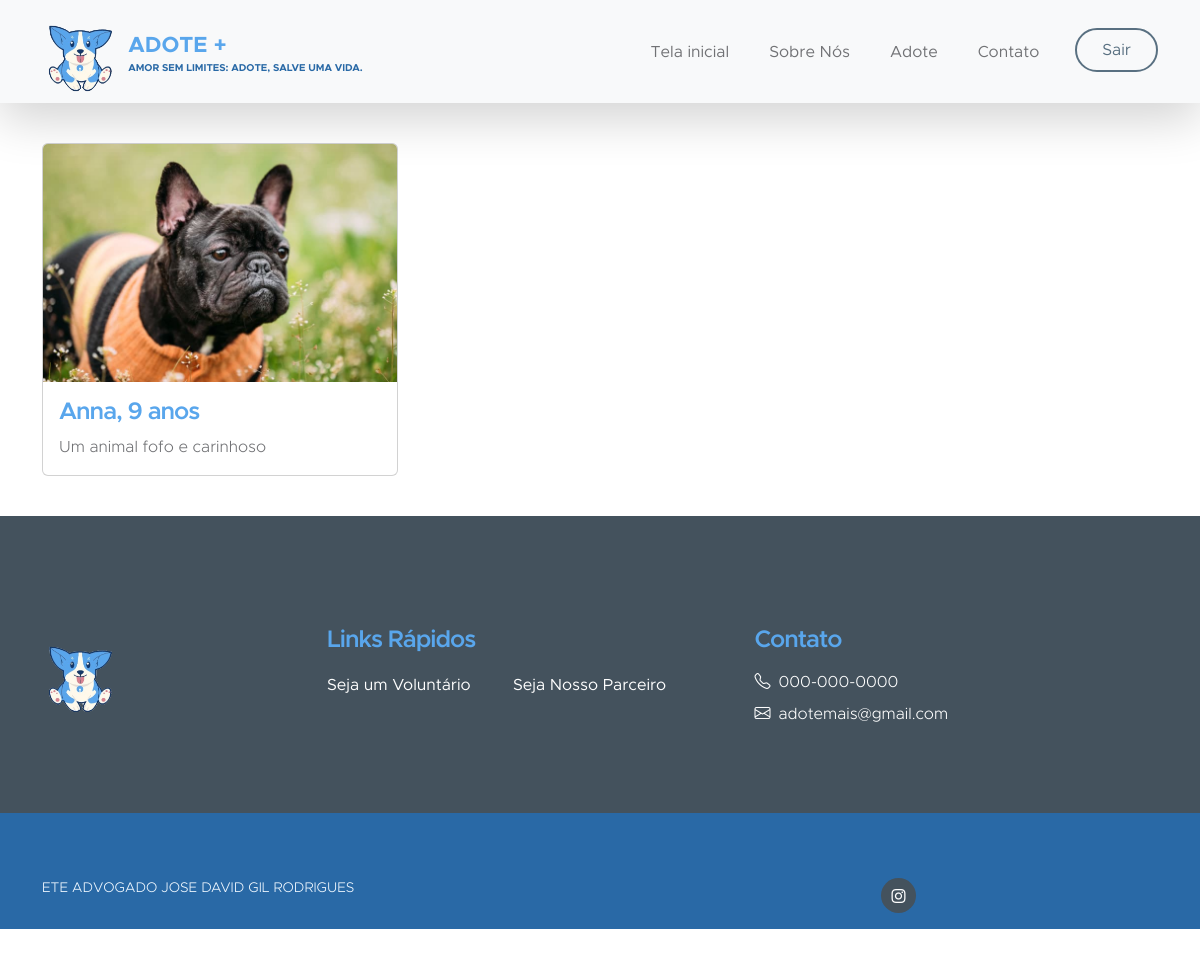
The page /adotar/cachorro on the database its author committed.
### app/models/tables.py (models this page shows, shortened)
class Animal(db.Model):
    __tablename__= "animal" #nome da tabela já definida
    id = db.Column(db.Integer, primary_key=True)
    nome = db.Column(db.String(20), nullable=False)
    raca = db.Column(db.String(50), nullable=False)
    especie = db.Column(db.String(50), nullable=False)
    cor = db.Column(db.String(50), nullable=False)
    idade = db.Column(db.Integer, nullable=False)
    descricao = db.Column(db.Text, nullable=False)
    esterilizado = db.Column(db.Boolean)
    foto = db.Column(db.String(200), nullable=False)

### app/controllers/routes.py (the view)
@app.route('/adotar', defaults={'especie' : None})
@app.route('/adotar/<especie>')
def adotar(especie):
    if especie:
        animais = Animal.query.filter_by(especie=especie).all()
    else:
        animais = Animal.query.all()  # Busque todos os animais do banco de dados
    if current_user.is_authenticated:
        return render_template('adotar_logged_in.html', user=current_user, animais=animais)
    return render_template('adotar.html', animais=animais)

### app/templates/adotar.html (shortened to what this page needs)
<!DOCTYPE html>
    <html lang="en">
    <head>
        <link href="{{ url_for('static', filename='css/bootstrap.min.css') }}" rel="stylesheet">
        <link href="{{ url_for('static', filename='css/bootstrap-icons.css') }}" rel="stylesheet">
        <link href="{{ url_for('static', filename='css/index.css') }}" rel="stylesheet">
    </head>
    <body id="section_1">
        <header>
            <nav class="navbar navbar-expand-lg bg-light shadow-lg">
                <div class="container">
                    <a class="navbar-brand" href="/index">
                        <img src="{{ url_for('static', filename='images/logo.png') }}" class="logo img-fluid" alt="Kind Heart Charity">
                        <span>
                            ADOTE +
                            <small>Amor sem limites: adote, salve uma vida.</small>
                        </span>
                    </a>
                    <div class="collapse navbar-collapse" id="navbarNav">
                        <ul class="navbar-nav ms-auto">
                            <li class="nav-item">
                                <a class="nav-link click-scroll" href="/index">Tela inicial</a>
                            </li>
                            <li class="nav-item">
                                <a class="nav-link click-scroll" href="index.html#section_2">Sobre Nós</a>
                            </li>
                            <li class="nav-item">
                                <a class="nav-link click-scroll" href="#section_3">Adote</a>
                            </li>
                            <li class="nav-item">
                                <a class="nav-link click-scroll" href="#section_4">Contato</a>
                            </li>
                            <li class="nav-item ms-3">
                                <a class="nav-link custom-btn custom-border-btn btn" href="/logout">Sair</a>
                            </li>
                        </ul>
                    </div>
                </div>
            </nav>
        </header>
        <div class="container">
            <div class="row">
                {% for animal in animais %}
                    <div class="col-sm-4">
                        <div class="card h-100 d-flex flex-column justify-content-between">
                            <img class="card-img-top" src="{{ url_for('static', filename='uploads/' + animal.foto) }}" alt="{{ animal.nome }}">
                            <div class="card-body">
                                <h5 class="card-title">{{ animal.nome }}, {{ animal.idade }} anos</h5>
                                <p class="card-text">{{ animal.descricao }}</p>
                            </div>
                        </div>
                    </div>
                {% endfor %}
            </div>
        </div>
    <footer class="site-footer">
        <div class="container">
            <div class="row">
                <div class="col-lg-3 col-12 mb-4">
                    <img src="{{ url_for('static', filename='images/logo.png') }}" class="logo img-fluid"alt="">
                </div>
                <div class="col-lg-4 col-md-6 col-12 mb-4">
                    <h5 class="site-footer-title mb-3">Links Rápidos</h5>
                    <ul class="footer-menu">
                        <li class="footer-menu-item"><a href="#" class="footer-menu-link">Seja um Voluntário</a></li>
                        <li class="footer-menu-item"><a href="#" class="footer-menu-link">Seja Nosso Parceiro</a></li>
                    </ul>
                </div>
                <div class="col-lg-4 col-md-6 col-12 mx-auto">
                    <h5 class="site-footer-title mb-3">Contato</h5>
                    <p class="text-white d-flex mb-2">
                        <i class="bi-telephone me-2"></i>
                        <a href="tel: 120-240-9600" class="site-footer-link">000-000-0000</a>
                    </p>
                    <p class="text-white d-flex">
                        <i class="bi-envelope me-2"></i>
                        <a href="mailto:info@yourgmail.com" class="site-footer-link">adotemais@gmail.com</a>
                    </p>
                </div>
            </div>
        </div>
        <div class="site-footer-bottom">
            <div class="container">
                <div class="row">
                    <div class="col-lg-6 col-md-7 col-12">
                        <p class="copyright-text mb-0"> ETE ADVOGADO JOSE DAVID GIL RODRIGUES</p>
                    </div>
                    <div class="col-lg-6 col-md-5 col-12 d-flex justify-content-center align-items-center mx-auto">
                        <ul class="social-icons">
                            <li class="social-icon-item">
                                <a href="#" class="social-icon-link bi-instagram"></a>
                            </li>
                        </ul>
                    </div>
                </div>
            </div>
        </div>
    </footer>
</body>
</html>

### app/static/css/index.css (style rules this page uses)
* { margin:0; padding:0; }
:root { --white-color: #ffffff; --primary-color: #59A6EC; --secondary-color: #2969A6; --section-bg-color: #f0f8ff; --site-footer-bg-color: #44525d; --custom-btn-bg-color: #597081; --custom-btn-bg-hover-color: #59A6EC; --dark-color: #2969A6; --p-color: #717275; --border-color: #e9eaeb; --body-font-family: 'Metropolis', sans-serif; --h1-font-size: 52px; --h2-font-size: 46px; --h3-font-size: 32px; --h4-font-size: 28px; --h5-font-size: 24px; --h6-font-size: 22px; --p-font-size: 16px; --btn-font-size: 18px; --copyright-font-size: 14px; --border-radius-large: 100px; --border-radius-medium: 20px; --border-radius-small: 10px; --font-weight-light: 300; --font-weight-normal: 400; --font-weight-semibold: 600; --font-weight-bold: 700; }
body { background-color: var(--white-color); font-family: var(--body-font-family); }
h2, h3, h4, h5, h6 { color: var(--dark-color); }
h1, h2, h3, h4, h5, h6 { font-weight: var(--font-weight-semibold); letter-spacing: -1px; }
h5 { color: var(--primary-color); font-size: var(--h5-font-size); }
p { color: var(--p-color); font-size: var(--p-font-size); font-weight: var(--font-weight-light); }
ul li { color: var(--p-color); font-size: var(--p-font-size); font-weight: var(--font-weight-normal); }
a, button { touch-action: manipulation; transition: all 0.3s; }
a { color: var(--p-color); text-decoration: none; }
.custom-btn { background: var(--secondary-color); border: 2px solid transparent; border-radius: var(--border-radius-large); color: var(--white-color); font-size: var(--btn-font-size); font-weight: var(--font-weight-normal); line-height: normal; padding: 15px 25px; }
.navbar-expand-lg .navbar-nav .nav-link.custom-btn { color: var(--custom-btn-bg-color); margin-top: 8px; padding: 12px 25px; }
.custom-border-btn { background: transparent; border: 2px solid var(--custom-btn-bg-color); color: var(--primary-color); }
.navbar { background: var(--white-color); z-index: 9; padding-top: 0; padding-bottom: 0; }
.navbar-brand { color: var(--primary-color); font-size: var(--h6-font-size); font-weight: var(--font-weight-bold); }
.navbar-brand span { display: inline-block; vertical-align: middle; }
.navbar-brand small { color: var(--secondary-color); display: block; font-size: 10px; line-height: normal; text-transform: uppercase; }
.logo { width: 80px; height: auto; }
.navbar-expand-lg .navbar-nav .nav-link { margin-right: 0; margin-left: 0; padding: 20px; }
.navbar-nav .nav-link { display: inline-block; color: var(--p-color); font-size: var(--p-font-size); font-weight: var(--font-weight-medium); position: relative; padding-top: 15px; padding-bottom: 15px; }
.site-footer { background-color: var(--site-footer-bg-color); padding-top: 70px; }
.site-footer-bottom { background-color: var(--secondary-color); position: relative; z-index: 2; margin-top: 70px; padding-top: 25px; }
.site-footer-bottom a { color: var(--white-color); }
.site-footer-link { color: var(--white-color); }
.copyright-text { color: var(--section-bg-color); font-size: var(--copyright-font-size); margin-right: 30px; }
.footer-menu { column-count: 2; margin: 0; padding: 0; }
.footer-menu-item { list-style: none; display: block; }
.footer-menu-link { font-size: var(--p-font-size); color: var(--white-color); display: inline-block; vertical-align: middle; margin-right: 10px; margin-bottom: 0px; }
.social-icon-item { list-style: none; display: inline-block; vertical-align: top; }
.social-icon-link { background: var(--site-footer-bg-color); border-radius: var(--border-radius-large); color: var(--white-color); font-size: var(--copyright-font-size); display: block; margin-right: 5px; text-align: center; width: 35px; height: 35px; line-height: 38px; }

### app/templates/adotar.html (style rules this page uses)
.row { margin-top: 40px; margin-bottom: 40px; }

### rows shown on the page
Animal: foto (picture), nome "Anna", idade "9", descricao "Um animal fofo e carinhoso"
